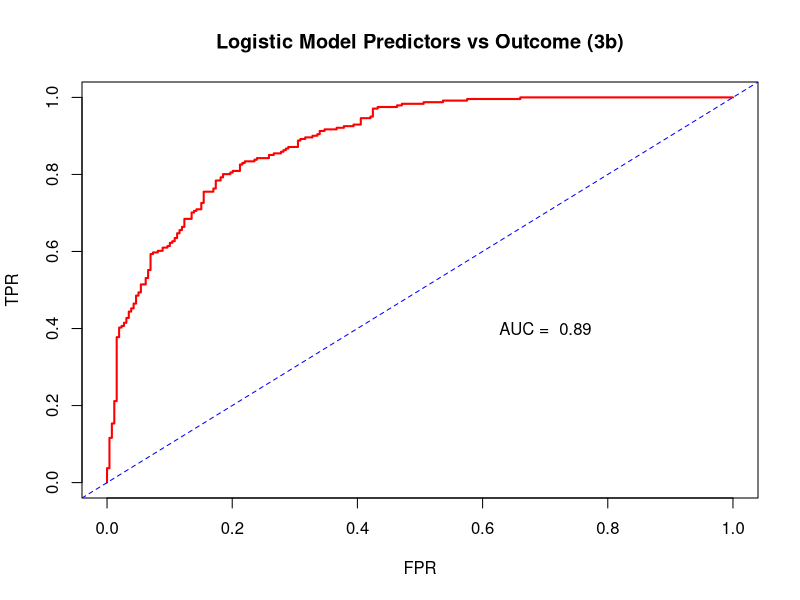
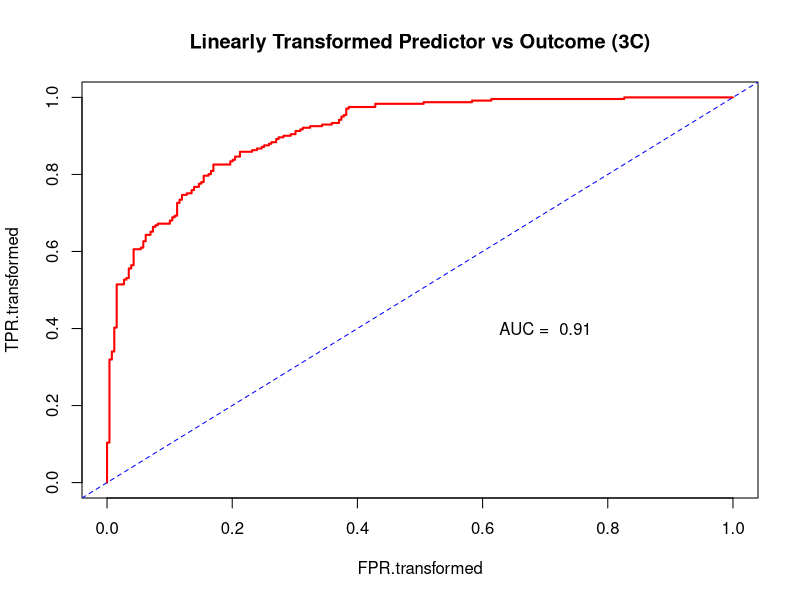

These charts were generated, in order, by the following R code:
### Question 3 ###
## 3a) Random Simulations ##
set.seed(1000660251)
n <- 500
X1 <- runif(n, 0, 1)
X2 <- runif(n, 0, 1)
X3 <- runif(n, 0, 1)
X4 <- runif(n, 0, 1)
X5 <- runif(n, 0, 1)
fX <- 4*(sin(pi*X1*X2) + 8*(X3 - 0.5)^3 + 1.5*X4 - X5 - 0.77)
pX <- (exp(fX))/(1 + exp(fX))
Y <- rbinom(n, 1, pX)

## 3b) Logistic Regression ##
library(nnet)
library(pROC)
df <- c(list(X1, X2, X3, X4, X5))
#df
multi.mod <- multinom(Y ~ X1 + X2 + X3 + X4 + X5, data = df)
summary(multi.mod)
logit.mod <- glm(Y ~ X1 + X2 + X3 + X4 + X5, family = binomial(link = logit), data = df)
summary(logit.mod)

# ROC Curve #
library(pROC)
pred <- predict(logit.mod, type = "response")
roc_logit <- roc(Y ~ pred)
## The True Positive Rate ##
TPR <- roc_logit$sensitivities
## The False Positive Rate ##
FPR <- 1 - roc_logit$specificities
pdf("ROC_LOG_REG.pdf")
plot(FPR, TPR, xlim = c(0,1), ylim = c(0,1), type = 'l', lty = 1, lwd = 2,col = 'red', main = "Logistic Model Predictors vs Outcome (3b)")
abline(a = 0, b = 1, lty = 2, col = 'blue')
text(0.7,0.4,label = paste("AUC = ", round(auc(roc_logit),2)))
dev.off()
auc(roc_logit)
# We see that the AUC is 0.8888 indicating the model can discriminate between true 
# positive rate and a false positive rate 88% of the time.
# From the coefficients we see that for a one point increase in X1, X2, X3, X4
# there is an increase in the difference of the log odds.
# While there is a decrease in the difference in the log odds of 3.3904 for an increase in X5

## 3c) Linear Transformation Predictor ##
new_X1 <- 4*(sin(pi*X1*X2))
new_X2 <- 32*(X3 - 0.5)^3
new_X3 <- 4*(1.5*X4)
new_X4 <- 4*(-X5 - 0.77)

transformed.logit.mod <- glm(Y ~ new_X1 + new_X2 + new_X3 + new_X4,
                             family = binomial(link = logit), data = df)
summary(transformed.logit.mod)

# ROC Curve #
library(pROC)
transformed.pred <- predict(transformed.logit.mod, type = "response")
roc_logit.transformed <- roc(Y ~ transformed.pred)
## The True Positive Rate ##
TPR.transformed <- roc_logit.transformed$sensitivities
## The False Positive Rate ##
FPR.transformed <- 1 - roc_logit.transformed$specificities
pdf("ROC_LOG_REG_TRANSFORMED.pdf")
plot(FPR.transformed, TPR.transformed, xlim = c(0,1), ylim = c(0,1), type = 'l', lty = 1, lwd = 2,col = 'red', 
     main = "Linearly Transformed Predictor vs Outcome (3C)")
abline(a = 0, b = 1, lty = 2, col = 'blue')
text(0.7,0.4,label = paste("AUC = ", round(auc(roc_logit.transformed),2)))
dev.off()
auc(roc_logit.transformed)
# Here we see that the AUC is 0.9105,indicating that this model can discriminate
# between a true positive rate from a false positive rate 91% of the time.
# All four newly transformed variables provide an increase by some value (different for each
# transformed predictor) in the difference in the log odds with a one point increase in their
# respective transformed predictor value.

## 3c) Interpretation ##
# First we see that the logit.mod (from 3b) has a higher AIC value (429.68) compared
# to the transformed.logit.mod (in 3c) with an AIC value of 387.23.
# This indicates that the transformed.logit.mod has a better goodness of fit.

# Secondly, the coefficents in the transformed model(3c) are smaller absolute values
# than the logistic regression(3b).
# and there is 1 negative coefficent in the transformed model, whereas there
# are 2 in the logistic regression.
# This could suggest that the transformed model has more accurate odds given the
# very large and extreme odds found in the logistic regression coefficients.

# Thirdly, the AUC for the transformed model is 0.9105 and the AUC for the logistic
# regression model is 0.8888.
# This suggests the transformed model is much better at discriminating TPR from
# FPR compared to the logistic model.

# All in all, these findings indicate that the transformed model is a better
# model for predicting compared to the logistic model in 3b.
# This could be due to the fact that the new_X variables(3c) that were linearly
# transformed to match the fX function,
# which was used in the simulating Y, the outcome variable, better
# than the X variables in 3b.
# In other words the linearly transformed variables were better at simulating
# values that Y was also producing.
# This lead to better overall prediction due to lower AIC score,
# goodness of fit and stronger coefficients and AUC.